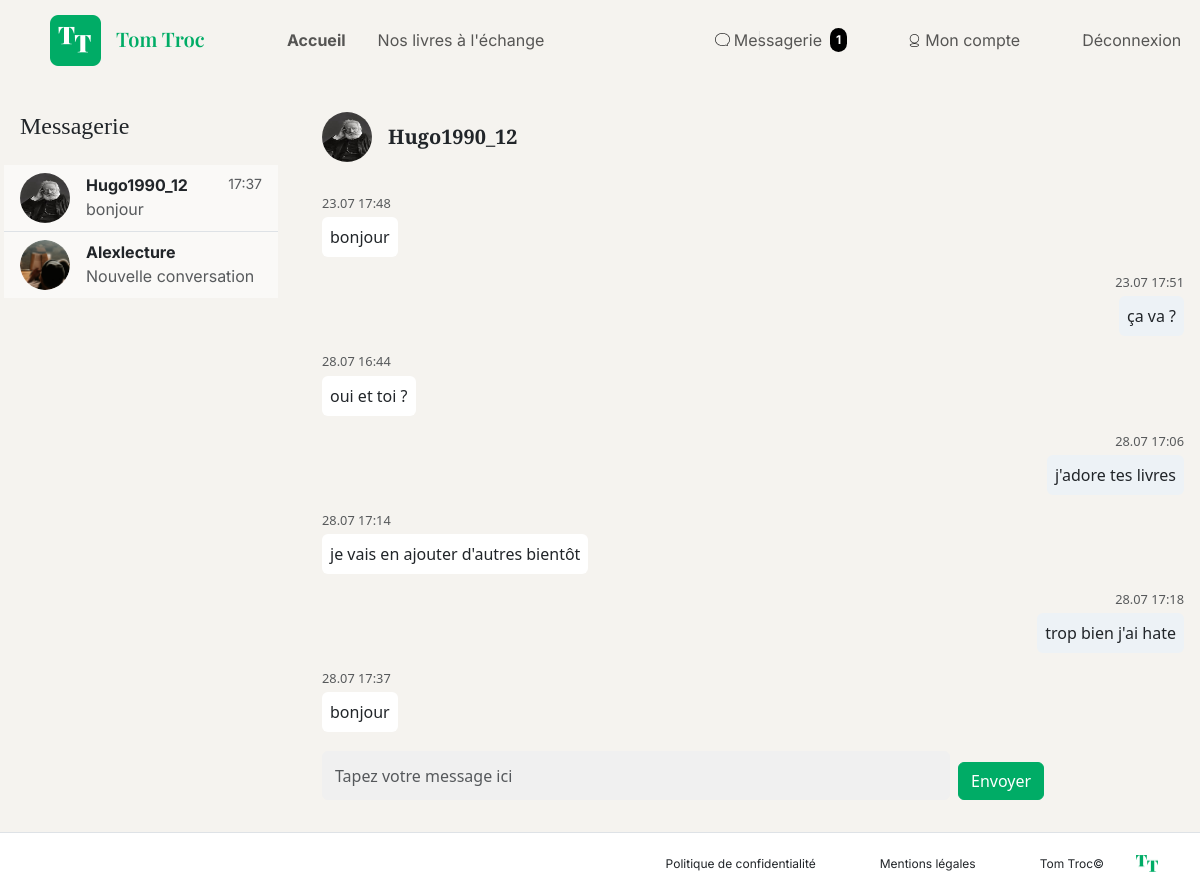
The app's page /index.php?page=chat (signed in) with its own data.
### tables this page shows
CREATE TABLE IF NOT EXISTS `conversations` (
  `id` int NOT NULL AUTO_INCREMENT,
  `user1_id` int NOT NULL,
  `user2_id` int NOT NULL,
  `created_at` datetime DEFAULT CURRENT_TIMESTAMP,
  PRIMARY KEY (`id`),
  UNIQUE KEY `user1_id` (`user1_id`,`user2_id`),
  KEY `user2_id` (`user2_id`)
);

CREATE TABLE IF NOT EXISTS `user` (
  `id` int NOT NULL AUTO_INCREMENT,
  `pseudo` varchar(256) NOT NULL,
  `email` varchar(256) NOT NULL,
  `password` varchar(256) NOT NULL,
  `created_at` datetime NOT NULL DEFAULT CURRENT_TIMESTAMP,
  `picture` varchar(256) NOT NULL,
  PRIMARY KEY (`id`),
  UNIQUE KEY `unique_email` (`email`),
  UNIQUE KEY `unique_pseudo` (`pseudo`)
);

CREATE TABLE IF NOT EXISTS `messages` (
  `id` int NOT NULL AUTO_INCREMENT,
  `conversation_id` int NOT NULL,
  `sender_id` int NOT NULL,
  `receiver_id` int NOT NULL,
  `message` text NOT NULL,
  `sent_at` datetime DEFAULT CURRENT_TIMESTAMP,
  `is_read` tinyint(1) NOT NULL DEFAULT '0',
  PRIMARY KEY (`id`),
  KEY `conversation_id` (`conversation_id`),
  KEY `sender_id` (`sender_id`)
);

### core/view.php (called while the page is built, shortened)
<?php
class View
{
    private string $viewFile;
    public function __construct(string $viewName)
    {
        $this->viewFile = __DIR__ . '/../views/' . $viewName . '.php';
    }
   public function render(array $vars = []): void
    {
        require $this->viewFile;
        require __DIR__ . '/../views/parts/_layout.php';
    }
}

### controllers/ChatController.php (called while the page is built, shortened)
<?php
class ChatController
{
    private ChatManager $chatManager;
    public function __construct(ChatManager $chatManager, UserManager $userManager, BookExchangeManager $bookManager)
    {
        $this->chatManager = $chatManager;
    }
    public function showChat(): void
    {
        $currentUserId = $_SESSION['user']['id'] ?? null;
        $otherUserId = $_GET['with'] ?? null;
        $conversations = $this->chatManager->getConversationsByUser($currentUserId);
        if ($otherUserId) {
            $conversationId = $this->chatManager->getOrCreateConversation($currentUserId, (int)$otherUserId);
            $messages = $this->chatManager->getMessagesByConversation($conversationId);
        } else {
            $messages = [];
            $conversationId = null;
            if (!empty($conversations)) {
                $otherUserId = $conversations[0]['other_user_id'];
                $conversationId = $this->chatManager->getOrCreateConversation($currentUserId, (int)$otherUserId);
                $messages = $this->chatManager->getMessagesByConversation($conversationId);
            }
        }
        $view = new View('chat/chat');
        $view->render([
            'conversations' => $conversations,
            'messages' => $messages,
            'conversationId' => $conversationId,
            'otherUserId' => $otherUserId,
        ]);
    }
}

### manager/AbstractManager.php (called while the page is built, shortened)
<?php
abstract class AbstractManager
{
    public function __construct()
    {
        $database = new Database();
        $this->db = $database->getPDO();
    }
}

### config/database.php (called while the page is built)
<?php
class Database
{
    private $pdo;
    public function __construct()
    {
        try {
            $this->pdo = new PDO('mysql:host=' . DB_HOST . ';dbname=' . DB_NAME, DB_USER, DB_PASSWORD);
            $this->pdo->setAttribute(PDO::ATTR_ERRMODE, PDO::ERRMODE_EXCEPTION);
        } catch (PDOException $error) {
            die("Erreur de connection :" . $error->getMessage());
        }
    }
    public function getPDO()
    {
        return $this->pdo;
    }
}

### manager/ChatManager.php (called while the page is built, shortened)
<?php
class ChatManager extends AbstractManager
{
    public function getConversationsByUser(int $userId): array
    {
        $sql = "
        SELECT c.id AS conversation_id,
               CASE WHEN c.user1_id = ? THEN c.user2_id ELSE c.user1_id END AS other_user_id,
               u.pseudo,
               u.picture,
               (SELECT message FROM messages m WHERE m.conversation_id = c.id ORDER BY sent_at DESC LIMIT 1) AS last_message,
               (SELECT sent_at FROM messages m WHERE m.conversation_id = c.id ORDER BY sent_at DESC LIMIT 1) AS last_message_time
        FROM conversations c
        JOIN user u ON u.id = CASE WHEN c.user1_id = ? THEN c.user2_id ELSE c.user1_id END
        WHERE c.user1_id = ? OR c.user2_id = ?
        ORDER BY last_message_time DESC
        ";
        $stmt = $this->db->prepare($sql);
        $stmt->execute([$userId, $userId, $userId, $userId]);
        return $stmt->fetchAll(PDO::FETCH_ASSOC);
    }
    public function getOrCreateConversation(int $user1, int $user2): int
    {
        $ids = [$user1, $user2];
        sort($ids);
        [$user1, $user2] = $ids;
        $stmt = $this->db->prepare("SELECT id FROM conversations WHERE user1_id = ? AND user2_id = ?");
        $stmt->execute([$user1, $user2]);
        $conversation = $stmt->fetch();
        if ($conversation) {
            return (int)$conversation['id'];
        }
        return (int)$this->db->lastInsertId();
    }
    public function getMessagesByConversation(int $conversationId): array
    {
        $sql = "
        SELECT m.*, u.pseudo
        FROM messages m
        JOIN user u ON u.id = m.sender_id
        WHERE m.conversation_id = ?
        ORDER BY m.sent_at ASC
        ";
        $stmt = $this->db->prepare($sql);
        $stmt->execute([$conversationId]);
        return $stmt->fetchAll(PDO::FETCH_ASSOC);
    }
}

### views/chat/chat.php (the view, shortened to what this page needs)
<div class="container-fluid py-3 custom-chat">
    <div class="row">
        <?php
        $selectedUserId = isset($_GET['with']) ? (int)$_GET['with'] : null;
        ?>
        <div class="col-md-3 px-3 custom-col-chat" style="height: 90vh;">
            <h4 class="pt-3 px-3">Messagerie</h4>
            <ul class="list-group list-group-flush py-4">
                <?php foreach ($conversations as $conv): ?>
                    <?php
                    $isActive = ($conv['other_user_id'] == $selectedUserId);
                    $activeClass = $isActive ? 'active-conversation' : 'inactive-conversation';
                    ?>
                    <a href="index.php?page=chat&with=<?= htmlspecialchars($conv['other_user_id']) ?>"
                        class="list-group-item list-group-item-action d-flex align-items-start gap-3 <?= $activeClass ?>">
                        <img src="<?= htmlspecialchars($conv['picture']) ?>" alt="Avatar" class="rounded-circle" width="50" height="50">
                        <div class="flex-grow-1">
                            <div class="d-flex justify-content-between">
                                <strong class="text-dark"><?= htmlspecialchars($conv['pseudo']) ?></strong>
                                <small class="text-muted">
                                    <?= !empty($conv['last_message_time']) ? date('H:i', strtotime($conv['last_message_time'])) : '' ?>
                                </small>
                            </div>
                            <div class="text-muted text-truncate" style="max-width: 200px;">
                                <?= isset($conv['last_message']) ? htmlspecialchars($conv['last_message']) : 'Nouvelle conversation' ?>
                            </div>
                        </div>
                    </a>
                <?php endforeach; ?>
            </ul>
        </div>
        <div class="col-md-9 d-flex flex-column justify-content-between" style="height: 90vh;">
            <div class="d-flex align-items-center p-3">
                <?php if (!empty($conversations)): ?>
                    <img src="<?= htmlspecialchars($conversations[0]['picture'] ?? '/images/default.png') ?>" alt="Avatar" class="rounded-circle me-3" width="50" height="50">
                    <h5 class="mb-0"><strong><?= htmlspecialchars($conversations[0]['pseudo']) ?></strong></h5>
                <?php else: ?>
                    <h5 class="mb-0">Aucun utilisateur sélectionné</h5>
                <?php endif; ?>
            </div>
            <div class="flex-grow-1 overflow-auto p-3 hide-scrollbar"
                <?php foreach ($messages as $msg): ?>
                    <?php
                    $timestamp = strtotime($msg['sent_at']);
                    $dateFormatted = date('d.m', $timestamp);
                    $timeFormatted = date('H:i', $timestamp);
                    ?>
                    <?php if ($msg['sender_id'] == $_SESSION['user']['id']): ?>
                        <div class="mb-3 text-end">
                            <small class="text-muted d-block" style="font-size: 0.8rem; text-align: right; margin-bottom: 4px;">
                                <?= $dateFormatted ?> <?= $timeFormatted ?>
                            </small>
                            <div class="p-2 rounded d-inline-block" style="background-color: #EDF2F6;">
                                <?= htmlspecialchars($msg['message']) ?>
                            </div>
                        </div>
                    <?php else: ?>
                        <div class="mb-3 text-start">
                            <small class="text-muted d-block" style="font-size: 0.8rem; text-align: left; margin-bottom: 4px;">
                                <?= $dateFormatted ?> <?= $timeFormatted ?>
                            </small>
                            <div class="p-2 rounded d-inline-block" style="background-color: #FFFFFF;">
                                <?= htmlspecialchars($msg['message']) ?>
                            </div>
                        </div>
                    <?php endif; ?>
                <?php endforeach; ?>
            </div>
            <form action="index.php?page=sendMessage" method="POST" class="p-3 d-flex align-items-center">
                <input type="text" name="message" class="form-control me-2 custom-input" placeholder="Tapez votre message ici" required style="height: 49px; width: 628px;">
                <button type="submit" class="btn btn-primary">Envoyer</button>
            </form>
        </div>
    </div>
</div>

### records on screen
conversations: user.picture (picture), user.pseudo "Hugo1990_12", last_message_time "17:37", last_message "bonjour"
conversations: user.picture (picture), user.pseudo "Alexlecture", shows "Nouvelle conversation"
user: picture (picture), pseudo "Hugo1990_12"
messages: sent_at "23.07", sent_at "17:48", message "bonjour"
messages: sent_at "23.07", sent_at "17:51", message "ça va ?"
messages: sent_at "28.07", sent_at "16:44", message "oui et toi ?"
messages: sent_at "28.07", sent_at "17:06", message "j'adore tes livres"
messages: sent_at "28.07", sent_at "17:14", message "je vais en ajouter d'autres bientôt"
messages: sent_at "28.07", sent_at "17:18", message "trop bien j'ai hate"
messages: sent_at "28.07", sent_at "17:37", message "bonjour"

### other values on screen
$newMessagesCount "1"
